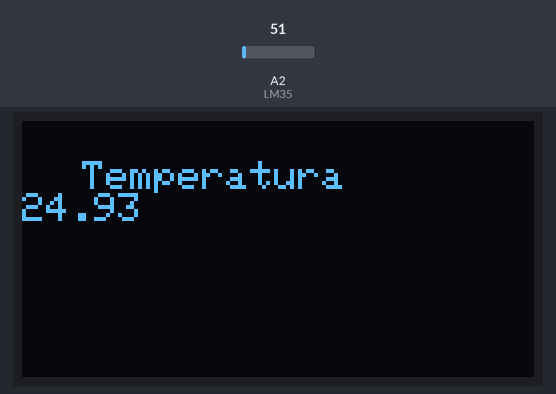
Recording of a sketch running on a simulated Arduino Uno, built with avr-gcc and run on an emulated ATmega328P. On the bench: 128×64 one-colour display. Inputs (shaded band) come from the test bench; at power-on: A2 (LM35) = 51. What the sketch prints to the serial monitor is not drawn.

Above: at 1.4 s.
1.5 s: A2 (LM35) set to 61
At 3.3 s:
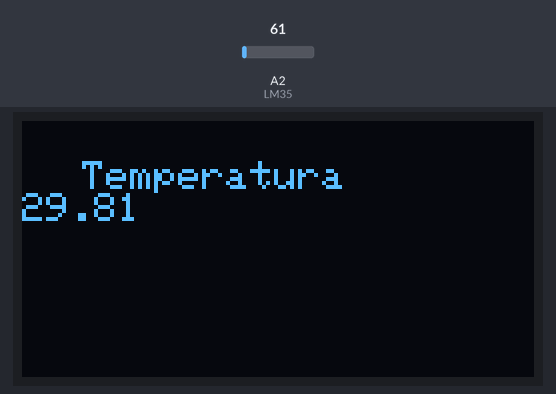
4.2 s: A2 (LM35) set to 71
At 4.7 s:
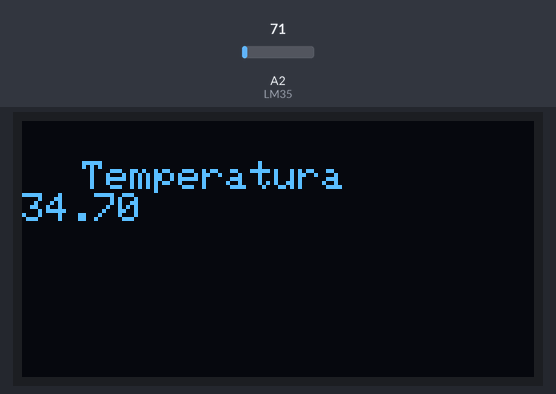
6.9 s: A2 (LM35) set to 86
At 8.7 s:
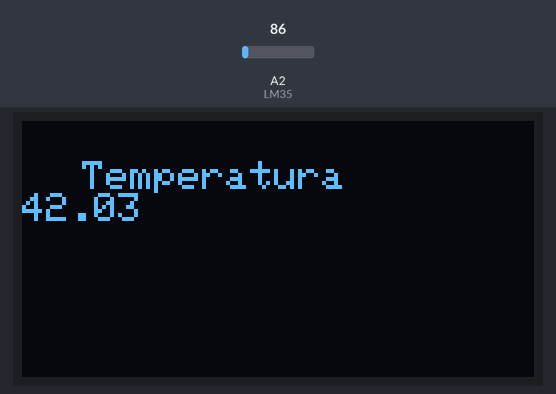
Timing chart, 0 to 10.2 s (numbered marks = the images above; inputs shaded):
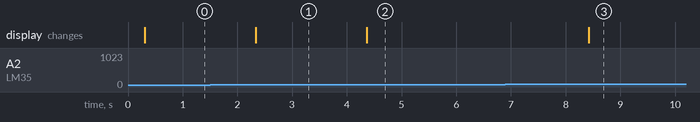

Measured:
- after the input at 1.5 s, the display: changes after 0.84 s (image 1)
- after the input at 4.2 s, the display: changes after 0.17 s (image 2)
- after the input at 6.9 s, the display: changes after 1.5 s (image 3)

The sketch:

CodigoLabo.ino
```cpp
#include <Wire.h>
#include <Adafruit_GFX.h>
#include <Adafruit_SH110X.h>

#define i2c_Address 0x3C

#define SCREEN_WIDTH 128
#define SCREEN_HEIGHT 64
#define OLED_RESET -1

const int LM35 = A2;
int lectura;
float temperatura;

Adafruit_SH1106G display(
  SCREEN_WIDTH,
  SCREEN_HEIGHT,
  &Wire,
  OLED_RESET
);

void setup() {

  Serial.begin(9600);

  Wire.begin();

  delay(250);


  if (!display.begin(i2c_Address, true)) {
    Serial.println("ERROR: OLED no encontrada");

    while (1);
  }

  Serial.println("OLED funcionando correctamente");

}

void loop() {


  lectura = analogRead(LM35);

  temperatura = (lectura * (5.0/1023.0)) * 100;

  Serial.println("Temperatura");
  Serial.println(temperatura);

  display.clearDisplay();


  display.setTextColor(SH110X_WHITE);
  display.setTextSize(1.5);
  display.setCursor(15, 10);
  display.println("Temperatura")  ;


  display.println(temperatura);


  display.display();

  delay(2000);


}
```
